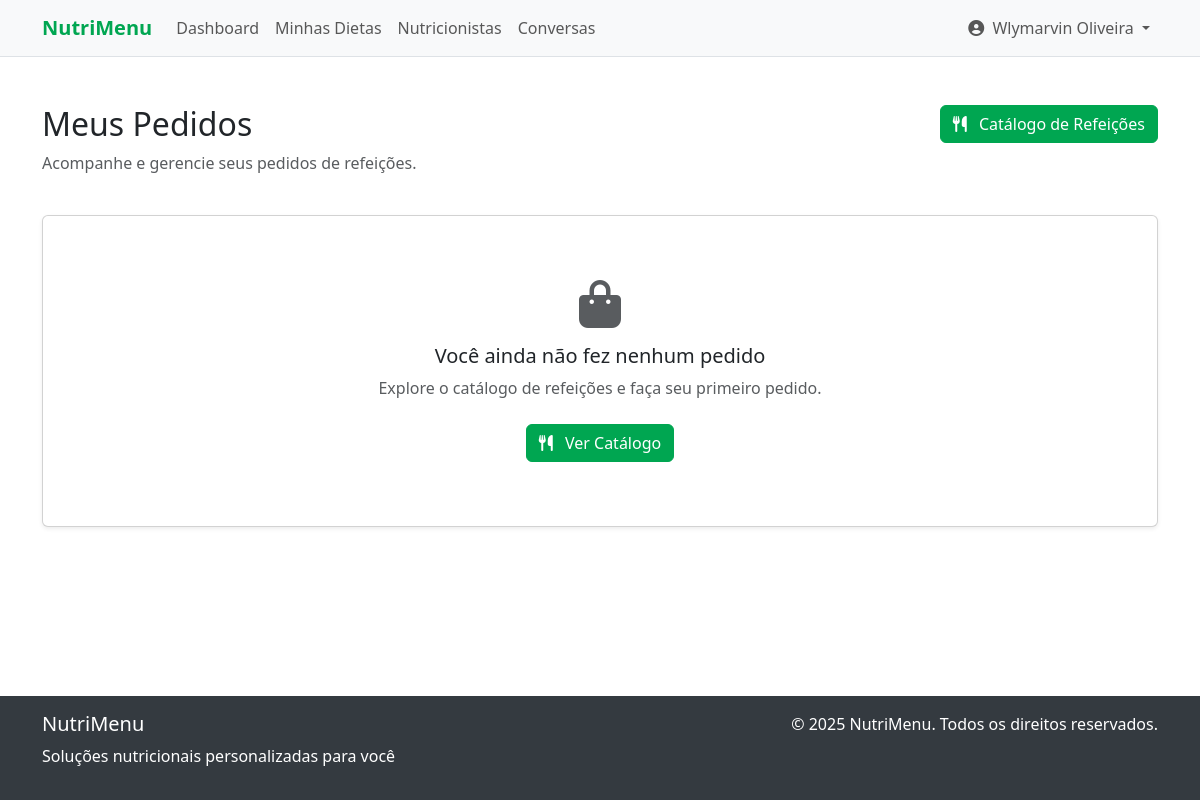
The app's page /meals/orders (signed in), older data.
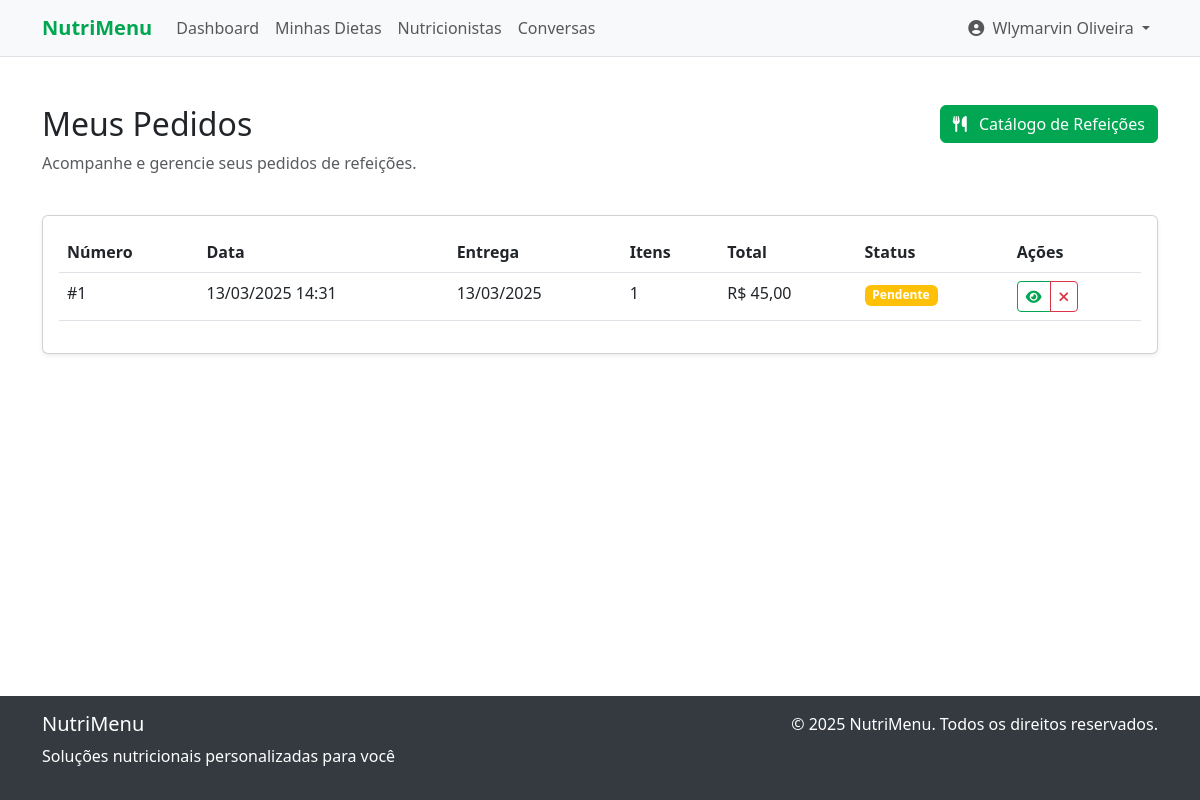
The same page, newer data.
### tables this page shows
CREATE TABLE meal_orders (
    id INTEGER PRIMARY KEY AUTOINCREMENT,
    user_id INTEGER NOT NULL,
    delivery_address TEXT NOT NULL,
    delivery_date DATE NOT NULL,
    payment_method TEXT NOT NULL, -- 'credit', 'debit', 'pix', 'money'
    total REAL NOT NULL,
    notes TEXT,
    status TEXT NOT NULL DEFAULT 'pending', -- 'pending', 'processing', 'shipped', 'delivered', 'canceled'
    created_at DATETIME DEFAULT CURRENT_TIMESTAMP,
    updated_at DATETIME DEFAULT CURRENT_TIMESTAMP,
    FOREIGN KEY (user_id) REFERENCES users(id) ON DELETE CASCADE
);

### src/controllers/MealController.php (called while the page is built, shortened)
<?php
require_once __DIR__ . '/../models/Order.php';
require_once __DIR__ . '/../utils/Auth.php';
class MealController {
    private $orderModel;
    private $auth;
    public function __construct() {
        $this->orderModel = new Order();
        $this->auth = Auth::getInstance();
    }
    public function orders() {
        $userId = $this->auth->getUserId();
        $orders = $this->orderModel->getByUserId($userId);
        view('meals/orders', [
            'orders' => $orders,
            'success' => isset($_GET['success']),
            'orderId' => $_GET['order_id'] ?? null
        ]);
    }
}

### public/index.php (called while the page is built, shortened)
<?php
require_once __DIR__ . '/../src/init.php';
$controllerFiles = glob(__DIR__ . '/../src/controllers/*.php');
foreach ($controllerFiles as $controller) {
    require_once $controller;
}
$route = getCurrentRoute();
list($controller, $method) = explode('::', $routes[$route]);
$controller = new $controller();
$controller->$method();

### src/utils/Auth.php (called while the page is built, shortened)
<?php
class Auth {
    private static $instance = null;
    public static function getInstance() {
        if (self::$instance === null) {
            self::$instance = new self();
        }
        return self::$instance;
    }
    public function isLoggedIn() {
        return isset($_SESSION['logged_in']) && $_SESSION['logged_in'] === true;
    }
    public function getUserId() {
        return isset($_SESSION['user_id']) ? $_SESSION['user_id'] : null;
    }
    public function getUser() {
        return [
            'id' => $_SESSION['user_id'],
            'name' => $_SESSION['user_name'],
            'email' => $_SESSION['user_email'],
            'role' => $_SESSION['user_role']
        ];
    }
}

### src/config/database.php (called while the page is built, shortened)
<?php
class Database
{
    private static $instance = null;
    private $conn;
    private function __construct()
    {
        $dbPath = __DIR__ . '/../../database/nutrition.db';
        try {
            $this->conn = new SQLite3($dbPath);
            $this->conn->enableExceptions(true);
        } catch (Exception $e) {
            die("Database connection error: " . $e->getMessage());
        }
    }
    public static function getInstance()
    {
        if (self::$instance === null) {
            self::$instance = new self();
        }
        return self::$instance;
    }
    public function query($sql, $params = [])
    {
        try {
            $stmt = $this->conn->prepare($sql);
            if (!empty($params)) {
                foreach ($params as $param => $value) {
                    if (is_int($value)) {
                        $stmt->bindValue($param, $value, SQLITE3_INTEGER);
                    } else if (is_float($value)) {
                        $stmt->bindValue($param, $value, SQLITE3_FLOAT);
                    } else if (is_null($value)) {
                        $stmt->bindValue($param, null, SQLITE3_NULL);
                    } else {
                        $stmt->bindValue($param, $value, SQLITE3_TEXT);
                    }
                }
            }
            $result = $stmt->execute();
            return $result;
        } catch (Exception $e) {
            die("Query execution error: " . $e->getMessage());
        }
    }
    public function fetchAll($sql, $params = [])
    {
        $result = $this->query($sql, $params);
        $rows = [];
        while ($row = $result->fetchArray(SQLITE3_ASSOC)) {
            $rows[] = $row;
        }
        return $rows;
    }
}

### src/models/Order.php (called while the page is built, shortened)
<?php
require_once __DIR__ . '/../config/database.php';
class Order
{
    private $db;
    public function __construct()
    {
        $this->db = Database::getInstance();
    }
    public function getByUserId($userId)
    {
        $sql = "SELECT mo.*,
                (SELECT COUNT(*) FROM meal_order_items WHERE order_id = mo.id) as item_count
                FROM meal_orders mo
                WHERE mo.user_id = :user_id
                ORDER BY mo.created_at DESC";
        return $this->db->fetchAll($sql, [':user_id' => $userId]);
    }
}

### src/utils/Formatter.php (called while the page is built, shortened)
<?php
class Formatter {
    public static function formatDate($date) {
        $timestamp = is_numeric($date) ? $date : strtotime($date);
        return date('d/m/Y', $timestamp);
    }
    public static function formatDateTime($date) {
        $timestamp = is_numeric($date) ? $date : strtotime($date);
        return date('d/m/Y H:i', $timestamp);
    }
    public static function formatCurrency($value) {
        return 'R$ ' . number_format($value, 2, ',', '.');
    }
}

### src/views/meals/orders.php (the view, shortened to what this page needs)
<div class="container my-5">
    <div class="row mb-4">
        <div class="col-md-8">
            <h2>Meus Pedidos</h2>
            <p class="text-muted">Acompanhe e gerencie seus pedidos de refeições.</p>
        </div>
        <div class="col-md-4 text-md-end">
            <a href="/meals/catalog" class="btn btn-primary">
                <i class="fas fa-utensils me-2"></i> Catálogo de Refeições
            </a>
        </div>
    </div>
    <div class="row">
        <div class="col-12">
            <div class="card shadow-sm">
                <div class="card-body">
                    <?php if (empty($orders)): ?>
                        <div class="text-center py-5">
                            <i class="fas fa-shopping-bag fa-3x text-muted mb-3"></i>
                            <h5>Você ainda não fez nenhum pedido</h5>
                            <p class="text-muted">Explore o catálogo de refeições e faça seu primeiro pedido.</p>
                            <a href="/meals/catalog" class="btn btn-primary mt-2">
                                <i class="fas fa-utensils me-2"></i> Ver Catálogo
                            </a>
                        </div>
                    <?php else: ?>
                        <div class="table-responsive">
                            <table class="table">
                                <thead>
                                    <tr>
                                        <th>Número</th>
                                        <th>Data</th>
                                        <th>Entrega</th>
                                        <th>Itens</th>
                                        <th>Total</th>
                                        <th>Status</th>
                                        <th>Ações</th>
                                    </tr>
                                </thead>
                                <tbody>
                                    <?php foreach ($orders as $order): ?>
                                        <tr>
                                            <td>#<?= $order['id'] ?></td>
                                            <td><?= Formatter::formatDateTime($order['created_at']) ?></td>
                                            <td><?= Formatter::formatDate($order['delivery_date']) ?></td>
                                            <td><?= $order['item_count'] ?></td>
                                            <td><?= Formatter::formatCurrency($order['total']) ?></td>
                                            <td>
                                                <span class="badge bg-<?= getStatusBadgeColor($order['status']) ?>">
                                                    <?= formatOrderStatus($order['status']) ?>
                                                </span>
                                            </td>
                                            <td>
                                                <div class="btn-group btn-group-sm">
                                                    <a href="/meals/orders/view?id=<?= $order['id'] ?>" class="btn btn-outline-primary" title="Ver Detalhes">
                                                        <i class="fas fa-eye"></i>
                                                    </a>
                                                    <?php if ($order['status'] === 'pending'): ?>
                                                        <button type="button" class="btn btn-outline-danger" title="Cancelar Pedido"
                                                                data-bs-toggle="modal" data-bs-target="#cancelOrderModal<?= $order['id'] ?>">
                                                            <i class="fas fa-times"></i>
                                                        </button>
                                                    <?php endif; ?>
                                                </div>
                                            </td>
                                        </tr>
                                    <?php endforeach; ?>
                                </tbody>
                            </table>
                        </div>
                    <?php endif; ?>
                </div>
            </div>
        </div>
    </div>
</div>
<?php
function getStatusBadgeColor($status) {
    $colors = [
        'pending' => 'warning',
        'processing' => 'info',
        'shipped' => 'primary',
        'delivered' => 'success',
        'canceled' => 'danger'
    ];
    return $colors[$status] ?? 'secondary';
}
function formatOrderStatus($status) {
    $statuses = [
        'pending' => 'Pendente',
        'processing' => 'Processando',
        'shipped' => 'Enviado',
        'delivered' => 'Entregue',
        'canceled' => 'Cancelado'
    ];
    return $statuses[$status] ?? $status;
}
?>

### src/init.php (shortened to what this page needs)
<?php
require_once __DIR__ . '/config/database.php';
require_once __DIR__ . '/utils/Auth.php';
require_once __DIR__ . '/utils/Formatter.php';
function view($template, $data = []) {
    extract($data);
    $auth = Auth::getInstance();
    $currentUser = $auth->getUser();
    include __DIR__ . "/views/$template.php";
    $content = ob_get_clean();
    if (isset($data['layout']) && $data['layout'] === false) {
        echo $content;
    } else {
        include __DIR__ . "/views/layouts/main.php";
    }
}
function startsWith($haystack, $needle) {
    return substr($haystack, 0, strlen($needle)) === $needle;
}
function getCurrentRoute() {
    $uri = $_SERVER['REQUEST_URI'];
    $basePath = parse_url(APP_URL, PHP_URL_PATH) ?: '';
    if ($basePath && startsWith($uri, $basePath)) {
        $uri = substr($uri, strlen($basePath));
    }
    $uri = parse_url($uri, PHP_URL_PATH);
    return '/' . trim($uri, '/');
}

### src/views/layouts/main.php (shortened to what this page needs)
<!DOCTYPE html>
<html lang="pt-BR">
<head>
    <link href="https://cdn.jsdelivr.net/npm/bootstrap@5.3.0/dist/css/bootstrap.min.css" rel="stylesheet">
    <link rel="stylesheet" href="https://cdnjs.cloudflare.com/ajax/libs/font-awesome/6.4.0/css/all.min.css">
    <link rel="stylesheet" href="/css/styles.css">
</head>
<body>
    <nav class="navbar navbar-expand-lg navbar-light bg-light border-bottom">
        <div class="container">
            <a class="navbar-brand" href="/"><?= APP_NAME ?></a>
            <div class="collapse navbar-collapse" id="navbarNav">
                <?php if (isset($currentUser)): ?>
                    <?php if ($currentUser['role'] === 'user'): ?>
                        <ul class="navbar-nav">
                            <li class="nav-item">
                                <a class="nav-link <?= getCurrentRoute() === '/dashboard' ? 'active' : '' ?>" href="/dashboard">
                                    Dashboard
                                </a>
                            </li>
                            <li class="nav-item">
                                <a class="nav-link <?= getCurrentRoute() === '/diets' ? 'active' : '' ?>" href="/diets">
                                    Minhas Dietas
                                </a>
                            </li>
                            <li class="nav-item">
                                <a class="nav-link <?= getCurrentRoute() === '/nutritionists' ? 'active' : '' ?>" href="/nutritionists">
                                    Nutricionistas
                                </a>
                            </li>
                            <li class="nav-item">
                                <a class="nav-link <?= getCurrentRoute() === '/chats' ? 'active' : '' ?>" href="/chats">
                                    Conversas
                                </a>
                            </li>
                        </ul>
                    <?php endif; ?>
                    <ul class="navbar-nav ms-auto">
                        <li class="nav-item dropdown">
                            <a class="nav-link dropdown-toggle" href="#" id="userDropdown" role="button" data-bs-toggle="dropdown">
                                <i class="fas fa-user-circle me-1"></i> <?= $currentUser['name'] ?>
                            </a>
                        </li>
                    </ul>
                <?php endif; ?>
            </div>
        </div>
    </nav>
    <div class="main-content">
        <?= $content ?>
    </div>
    <footer class="footer mt-5">
        <div class="container">
            <div class="row">
                <div class="col-md-6">
                    <h5><?= APP_NAME ?></h5>
                    <p>Soluções nutricionais personalizadas para você</p>
                </div>
                <div class="col-md-6 text-md-end">
                    <p>&copy; <?= date('Y') ?> <?= APP_NAME ?>. Todos os direitos reservados.</p>
                </div>
            </div>
        </div>
    </footer>
</body>
</html>

### public/css/styles.css (style rules this page uses)
:root { --primary-color: #00a651; --secondary-color: #007bff; --dark-color: #343a40; --light-color: #f8f9fa; }
body { font-family: 'Segoe UI', Tahoma, Geneva, Verdana, sans-serif; min-height: 100vh; display: flex; flex-direction: column; }
.navbar-brand { font-weight: bold; color: var(--primary-color) !important; }
.btn-primary { background-color: var(--primary-color); border-color: var(--primary-color); }
.btn-outline-primary { color: var(--primary-color); border-color: var(--primary-color); }
.main-content { flex: 1; }
.footer { background-color: var(--dark-color); color: white; padding: 1rem 0; margin-top: auto; }

Row changes from the older to the newer data that the page shows:
added meal_orders: id "1", created_at "13/03/2025 14:31", delivery_date "13/03/2025", item_count "1", total "R$ 45,00", status "Pendente"
Text that changed along with them:
text no longer shown: "Você ainda não fez nenhum pedido Explore o catálogo de refeições e faça seu primeiro pedido. Ver Catálogo"
text now shown: "Número Data Entrega Itens Total Status Ações"
